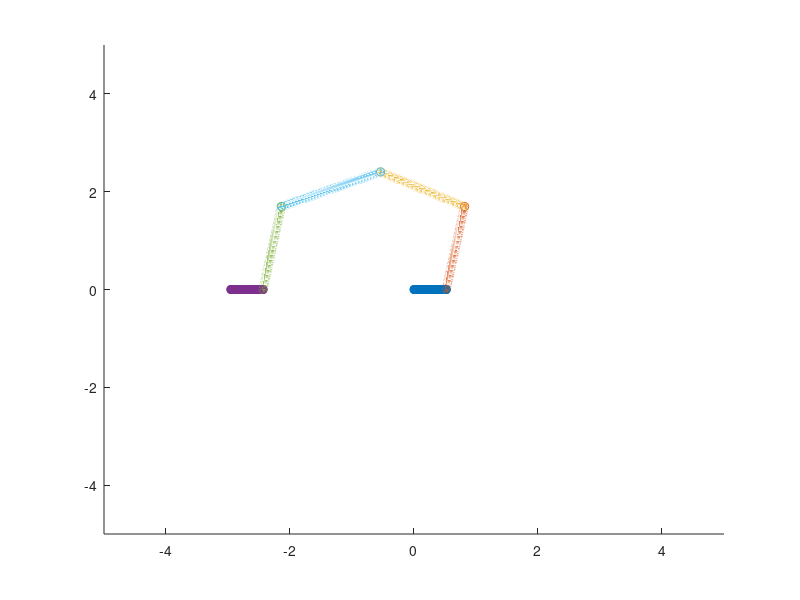

MATLAB code to generate this figure:
ar = [0; 0; 3]
al = [0; 0; 3]

kr = [0; 0; 2.4]
kl = [0; 0; 2.4]

hr = [-1.5; 0; 1]
hl = [1.5; 0; 1]

ar_theta = 10
al_theta = 0
kr_theta = 45
kl_theta = 45
hr_theta = 0
hl_theta = 0

% Stable stand on right foot
% ar_theta = 35
% al_theta = -35
% kr_theta = -50
% kl_theta = 0
% hr_theta = 50
% hl_theta = 0

% Convert to rads
ar_theta = ar_theta * pi / 180;
al_theta = al_theta * pi / 180;
kr_theta = kr_theta * pi / 180;
kl_theta = kl_theta * pi / 180;
hr_theta = hr_theta * pi / 180;
hl_theta = hl_theta * pi / 180;

ar_rot_up = [cos(ar_theta), 0, sin(ar_theta);
          0, 1, 0;
          -sin(ar_theta), 0, cos(ar_theta)];
ar_rot_down = [cos(-ar_theta), 0, sin(-ar_theta);
          0, 1, 0;
          -sin(-ar_theta), 0, cos(-ar_theta)];
      
al_rot_up = [cos(-al_theta), 0, sin(-al_theta);
          0, 1, 0;
          -sin(-al_theta), 0, cos(-al_theta)];
al_rot_down = [cos(al_theta), 0, sin(al_theta);
          0, 1, 0;
          -sin(al_theta), 0, cos(al_theta)];  
      
kr_rot_up = [1, 0, 0;
          0, cos(-kr_theta), -sin(-kr_theta);
          0, sin(-kr_theta), cos(-kr_theta)];
kr_rot_down = [1, 0, 0;
          0, cos(kr_theta), -sin(kr_theta);
          0, sin(kr_theta), cos(kr_theta)];
kl_rot_up = [1, 0, 0;
          0, cos(-kl_theta), -sin(-kl_theta);
          0, sin(-kl_theta), cos(-kl_theta)];
kl_rot_down = [1, 0, 0;
          0, cos(kl_theta), -sin(kl_theta);
          0, sin(kl_theta), cos(kl_theta)];  
      
hr_rot_up = [1, 0, 0;
          0, cos(-hr_theta), -sin(-hr_theta);
          0, sin(-hr_theta), cos(-hr_theta)];
hr_rot_down = [1, 0, 0;
          0, cos(hr_theta), -sin(hr_theta);
          0, sin(hr_theta), cos(hr_theta)];
hl_rot_up = [1, 0, 0;
          0, cos(-hl_theta), -sin(-hl_theta);
          0, sin(-hl_theta), cos(-hl_theta)];
hl_rot_down = [1, 0, 0;
          0, cos(hl_theta), -sin(hl_theta);
          0, sin(hl_theta), cos(hl_theta)];
      
% Passing through root needs to be flipped
% I don't really understand why it gets flipped
% exactly like this yet?
root_rot = [-1, 0, 0;
          0, -1, 0;
          0, 0, -1];
      
fprintf('In right ankle frame:')
r_ar_pos = [0;0;0]
fprintf('Right knee:')
r_kr_pos = ar_rot_up*ar
fprintf('Right Hip:')
r_hr_pos = ar_rot_up*(ar + kr_rot_up*kr)
fprintf('Root:')
r_root_pos = ar_rot_up*(ar + kr_rot_up*(kr + hr_rot_up*hr))
fprintf('Left hip:')
r_hl_pos = ar_rot_up*(ar + kr_rot_up*(kr + hr_rot_up*(hr+root_rot*hl)))
fprintf('Left knee:')
r_kl_pos = ar_rot_up*(ar + kr_rot_up*(kr + hr_rot_up*(hr+root_rot*(hl+hl_rot_down*kl))))
fprintf('Left ankle:')
r_al_pos = ar_rot_up*(ar + kr_rot_up*(kr + hr_rot_up*(hr+root_rot*(hl+hl_rot_down*(kl+kl_rot_down*al)))))

% Visualize
close all;
figure;
hold off; hold on;
r_ra2k = [];
r_rk2h = [];
r_rh2r = [];
r_la2k = [];
r_lk2h = [];
r_lh2r = [];

for t=0:0.01:1
    r_ra2k = [r_ra2k; t*r_kr_pos.' + (1-t)*r_ar_pos.'];
    r_rk2h = [r_rk2h; t*r_kr_pos.' + (1-t)*r_hr_pos.'];
    r_rh2r = [r_rh2r; t*r_hr_pos.' + (1-t)*r_root_pos.'];
    r_la2k = [r_la2k; t*r_kl_pos.' + (1-t)*r_al_pos.'];
    r_lk2h = [r_lk2h; t*r_kl_pos.' + (1-t)*r_hl_pos.'];
    r_lh2r = [r_lh2r; t*r_hl_pos.' + (1-t)*r_root_pos.'];
end
scatter3(r_ra2k(:, 1), r_ra2k(:, 2), r_ra2k(:, 3))
scatter3(r_rk2h(:, 1), r_rk2h(:, 2), r_rk2h(:, 3))
scatter3(r_rh2r(:, 1), r_rh2r(:, 2), r_rh2r(:, 3))
scatter3(r_la2k(:, 1), r_la2k(:, 2), r_la2k(:, 3))
scatter3(r_lk2h(:, 1), r_lk2h(:, 2), r_lk2h(:, 3))
scatter3(r_lh2r(:, 1), r_lh2r(:, 2), r_lh2r(:, 3))

axis([-5 5 -5 5 -1 9])